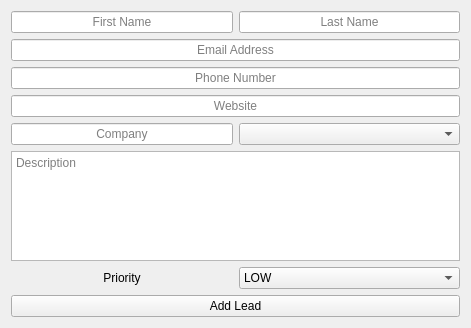
<?xml version="1.0" encoding="UTF-8"?>
<ui version="4.0">
 <class>AddLeadForm</class>
 <widget class="QWidget" name="AddLeadForm">
  <property name="geometry">
   <rect>
    <x>0</x>
    <y>0</y>
    <width>471</width>
    <height>328</height>
   </rect>
  </property>
  <property name="windowTitle">
   <string>New Lead</string>
  </property>
  <layout class="QGridLayout" name="gridLayout_2">
   <item row="8" column="0">
    <widget class="QLabel" name="PriorityLabel">
     <property name="text">
      <string>Priority</string>
     </property>
     <property name="alignment">
      <set>Qt::AlignCenter</set>
     </property>
    </widget>
   </item>
   <item row="6" column="0">
    <widget class="QLineEdit" name="CompanyLineEdit">
     <property name="text">
      <string/>
     </property>
     <property name="alignment">
      <set>Qt::AlignCenter</set>
     </property>
     <property name="placeholderText">
      <string>Company</string>
     </property>
    </widget>
   </item>
   <item row="1" column="1">
    <widget class="QLineEdit" name="LNameLineEdit">
     <property name="alignment">
      <set>Qt::AlignCenter</set>
     </property>
     <property name="placeholderText">
      <string>Last Name</string>
     </property>
    </widget>
   </item>
   <item row="1" column="0">
    <widget class="QLineEdit" name="FNameLineEdit">
     <property name="alignment">
      <set>Qt::AlignCenter</set>
     </property>
     <property name="placeholderText">
      <string>First Name</string>
     </property>
    </widget>
   </item>
   <item row="8" column="1">
    <widget class="QComboBox" name="PriorityComboBox">
     <item>
      <property name="text">
       <string>LOW</string>
      </property>
     </item>
     <item>
      <property name="text">
       <string>MEDIUM</string>
      </property>
     </item>
     <item>
      <property name="text">
       <string>HIGH</string>
      </property>
     </item>
    </widget>
   </item>
   <item row="4" column="0" colspan="2">
    <widget class="QLineEdit" name="PhoneNumberLineEdit">
     <property name="alignment">
      <set>Qt::AlignCenter</set>
     </property>
     <property name="placeholderText">
      <string>Phone Number</string>
     </property>
    </widget>
   </item>
   <item row="10" column="0" colspan="2">
    <widget class="QPushButton" name="AddLeadPushButton">
     <property name="text">
      <string>Add Lead</string>
     </property>
    </widget>
   </item>
   <item row="6" column="1">
    <widget class="QComboBox" name="CompanyComboBox"/>
   </item>
   <item row="3" column="0" colspan="2">
    <widget class="QLineEdit" name="EmailAddressLineEdit">
     <property name="alignment">
      <set>Qt::AlignCenter</set>
     </property>
     <property name="placeholderText">
      <string>Email Address</string>
     </property>
    </widget>
   </item>
   <item row="7" column="0" colspan="2">
    <widget class="QTextEdit" name="DescriptionTextEdit">
     <property name="placeholderText">
      <string>Description</string>
     </property>
    </widget>
   </item>
   <item row="5" column="0" colspan="2">
    <widget class="QLineEdit" name="WebsiteLineEdit">
     <property name="alignment">
      <set>Qt::AlignCenter</set>
     </property>
     <property name="placeholderText">
      <string>Website</string>
     </property>
    </widget>
   </item>
  </layout>
 </widget>
 <resources/>
 <connections/>
</ui>
